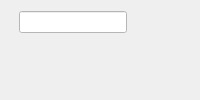
             <widget class="QWidget" name="search_widget" native="true">
              <property name="sizePolicy">
               <sizepolicy hsizetype="Ignored" vsizetype="Ignored">
                <horstretch>0</horstretch>
                <verstretch>0</verstretch>
               </sizepolicy>
              </property>
              <property name="minimumSize">
               <size>
                <width>100</width>
                <height>0</height>
               </size>
              </property>
              <property name="maximumSize">
               <size>
                <width>200</width>
                <height>16777215</height>
               </size>
              </property>
              <property name="styleSheet">
               <string notr="true"/>
              </property>
              <layout class="QGridLayout" name="gridLayout_4">
               <item row="0" column="0">
                <widget class="QLineEdit" name="lineEdit">
                 <property name="sizePolicy">
                  <sizepolicy hsizetype="Maximum" vsizetype="Fixed">
                   <horstretch>0</horstretch>
                   <verstretch>0</verstretch>
                  </sizepolicy>
                 </property>
                 <property name="tabletTracking">
                  <bool>true</bool>
                 </property>
                 <property name="focusPolicy">
                  <enum>Qt::StrongFocus</enum>
                 </property>
                 <property name="toolTipDuration">
                  <number>5</number>
                 </property>
                 <property name="styleSheet">
                  <string notr="true">background-color: rgb(255, 255, 255);</string>
                 </property>
                 <property name="maxLength">
                  <number>32770</number>
                 </property>
                 <property name="dragEnabled">
                  <bool>false</bool>
                 </property>
                 <property name="cursorMoveStyle">
                  <enum>Qt::VisualMoveStyle</enum>
                 </property>
                 <property name="clearButtonEnabled">
                  <bool>true</bool>
                 </property>
                </widget>
               </item>
               <item row="0" column="1">
                <widget class="QPushButton" name="search_bttn">
                 <property name="sizePolicy">
                  <sizepolicy hsizetype="Maximum" vsizetype="Fixed">
                   <horstretch>0</horstretch>
                   <verstretch>0</verstretch>
                  </sizepolicy>
                 </property>
                 <property name="cursor">
                  <cursorShape>PointingHandCursor</cursorShape>
                 </property>
                 <property name="styleSheet">
                  <string notr="true"/>
                 </property>
                 <property name="text">
                  <string/>
                 </property>
                 <property name="icon">
                  <iconset resource="../../Images/res_rc.qrc">
                   <normaloff>:/Images/find.png</normaloff>:/Images/find.png</iconset>
                 </property>
                 <property name="iconSize">
                  <size>
                   <width>20</width>
                   <height>20</height>
                  </size>
                 </property>
                 <property name="flat">
                  <bool>true</bool>
                 </property>
                </widget>
               </item>
               <item row="1" column="0" colspan="2">
                <widget class="QLabel" name="label">
                 <property name="sizePolicy">
                  <sizepolicy hsizetype="Maximum" vsizetype="Preferred">
                   <horstretch>0</horstretch>
                   <verstretch>0</verstretch>
                  </sizepolicy>
                 </property>
                 <property name="palette">
                  <palette>
                   <active/>
                   <inactive/>
                   <disabled/>
                  </palette>
                 </property>
                 <property name="focusPolicy">
                  <enum>Qt::TabFocus</enum>
                 </property>
                 <property name="text">
                  <string/>
                 </property>
                 <property name="alignment">
                  <set>Qt::AlignLeading|Qt::AlignLeft|Qt::AlignTop</set>
                 </property>
                 <property name="wordWrap">
                  <bool>true</bool>
                 </property>
                </widget>
               </item>
              </layout>
             </widget>
